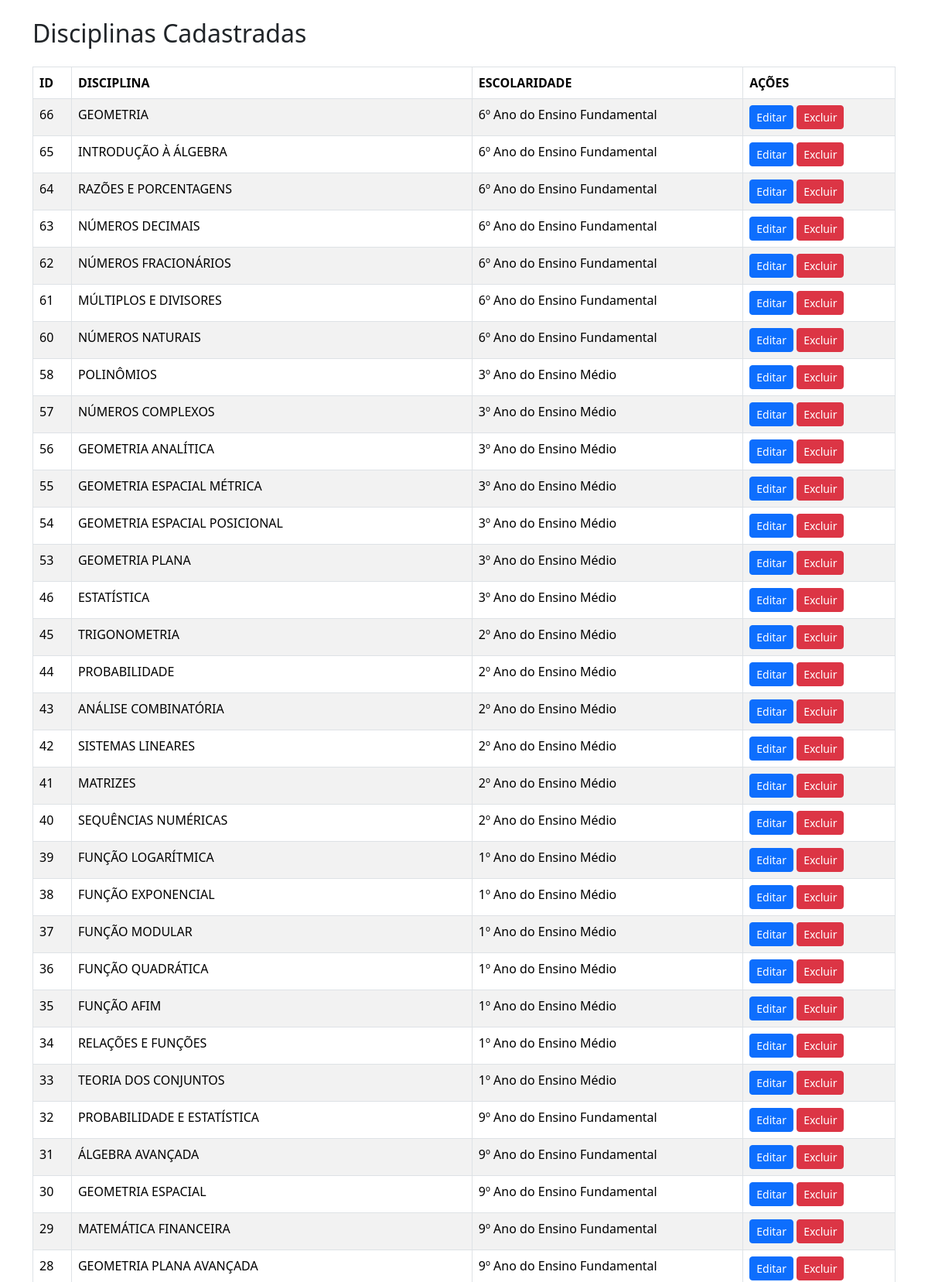
/FORMULÁRIOS/DISCIPLINAS/listar_disciplinas.php (upper part), run on the app's committed database.
### tables this page shows
CREATE TABLE IF NOT EXISTS `disciplinas` (
  `id` int NOT NULL AUTO_INCREMENT,
  `disciplina` varchar(256) NOT NULL,
  `id_escolaridade` int NOT NULL,
  PRIMARY KEY (`id`)
);

CREATE TABLE IF NOT EXISTS `anos_escolaridades` (
  `id` int NOT NULL AUTO_INCREMENT,
  `nome_escolaridade` varchar(256) NOT NULL,
  `id_nivel_ensino` int NOT NULL,
  PRIMARY KEY (`id`)
);

### FORMULÁRIOS/DISCIPLINAS/listar_disciplinas.php (the view, shortened to what this page needs)
<?php
require_once('../../DASHBOARDS/include/connection.php');
$sql_disciplina = "
    SELECT
        d.id,
        d.disciplina,
        ae.nome_escolaridade AS nome_escolaridade
    FROM
        disciplinas d
    JOIN
        anos_escolaridades ae ON d.id_escolaridade = ae.id
    ORDER BY
        d.id DESC
";
$disciplina = $pdo->prepare($sql_disciplina);
$disciplina->execute();
?>
<!DOCTYPE html>
<html lang="en">
<head>
    <link href="https://cdn.jsdelivr.net/npm/bootstrap@5.3.3/dist/css/bootstrap.min.css" rel="stylesheet">
    <link rel="stylesheet" type="text/css" href="https://cdn.datatables.net/2.0.7/css/dataTables.dataTables.min.css">
</head>
<body>
    <section class="container">
        <h2 class="my-4">Disciplinas Cadastradas</h2>
        <table class="table table-striped table-bordered" id="minhaTabela">
            <thead>
                <tr>
                    <th>ID</th>
                    <th>DISCIPLINA</th>
                    <th>ESCOLARIDADE</th>
                    <th>AÇÕES</th>
                </tr>
            </thead>
            <tbody>
                <?php
                while ($disc = $disciplina->fetch(PDO::FETCH_ASSOC)) {
                ?>
                    <tr>
                        <td><?php echo htmlspecialchars($disc['id']); ?></td>
                        <td><?php echo htmlspecialchars($disc['disciplina']); ?></td>
                        <td><?php echo htmlspecialchars($disc['nome_escolaridade']); ?></td>
                        <td>
                            <a class="btn btn-primary btn-sm"
                                href="<?php echo 'editar_disciplinas.php?id=' . $disc['id']; ?>">Editar</a>
                            <a class="btn btn-danger btn-sm"
                                href="<?php echo 'deletar_disciplinas.php?id=' . $disc['id']; ?>">Excluir</a>
                        </td>
                    </tr>
                <?php } ?>
            </tbody>
        </table>
    </section>
</body>
</html>

### data on the page
disciplinas: id "66", disciplina "GEOMETRIA", anos_escolaridades.nome_escolaridade "6º Ano do Ensino Fundamental"
disciplinas: id "65", disciplina "INTRODUÇÃO À ÁLGEBRA", anos_escolaridades.nome_escolaridade "6º Ano do Ensino Fundamental"
disciplinas: id "64", disciplina "RAZÕES E PORCENTAGENS", anos_escolaridades.nome_escolaridade "6º Ano do Ensino Fundamental"
disciplinas: id "63", disciplina "NÚMEROS DECIMAIS", anos_escolaridades.nome_escolaridade "6º Ano do Ensino Fundamental"
disciplinas: id "62", disciplina "NÚMEROS FRACIONÁRIOS", anos_escolaridades.nome_escolaridade "6º Ano do Ensino Fundamental"
disciplinas: id "61", disciplina "MÚLTIPLOS E DIVISORES", anos_escolaridades.nome_escolaridade "6º Ano do Ensino Fundamental"
disciplinas: id "60", disciplina "NÚMEROS NATURAIS", anos_escolaridades.nome_escolaridade "6º Ano do Ensino Fundamental"
disciplinas: id "58", disciplina "POLINÔMIOS", anos_escolaridades.nome_escolaridade "3º Ano do Ensino Médio"
disciplinas: id "57", disciplina "NÚMEROS COMPLEXOS", anos_escolaridades.nome_escolaridade "3º Ano do Ensino Médio"
disciplinas: id "56", disciplina "GEOMETRIA ANALÍTICA", anos_escolaridades.nome_escolaridade "3º Ano do Ensino Médio"
disciplinas: id "55", disciplina "GEOMETRIA ESPACIAL MÉTRICA", anos_escolaridades.nome_escolaridade "3º Ano do Ensino Médio"
disciplinas: id "54", disciplina "GEOMETRIA ESPACIAL POSICIONAL", anos_escolaridades.nome_escolaridade "3º Ano do Ensino Médio"
disciplinas: id "53", disciplina "GEOMETRIA PLANA", anos_escolaridades.nome_escolaridade "3º Ano do Ensino Médio"
disciplinas: id "46", disciplina "ESTATÍSTICA", anos_escolaridades.nome_escolaridade "3º Ano do Ensino Médio"
disciplinas: id "45", disciplina "TRIGONOMETRIA", anos_escolaridades.nome_escolaridade "2º Ano do Ensino Médio"
disciplinas: id "44", disciplina "PROBABILIDADE", anos_escolaridades.nome_escolaridade "2º Ano do Ensino Médio"
disciplinas: id "43", disciplina "ANÁLISE COMBINATÓRIA", anos_escolaridades.nome_escolaridade "2º Ano do Ensino Médio"
disciplinas: id "42", disciplina "SISTEMAS LINEARES", anos_escolaridades.nome_escolaridade "2º Ano do Ensino Médio"
disciplinas: id "41", disciplina "MATRIZES", anos_escolaridades.nome_escolaridade "2º Ano do Ensino Médio"
disciplinas: id "40", disciplina "SEQUÊNCIAS NUMÉRICAS", anos_escolaridades.nome_escolaridade "2º Ano do Ensino Médio"
disciplinas: id "39", disciplina "FUNÇÃO LOGARÍTMICA", anos_escolaridades.nome_escolaridade "1º Ano do Ensino Médio"
disciplinas: id "38", disciplina "FUNÇÃO EXPONENCIAL", anos_escolaridades.nome_escolaridade "1º Ano do Ensino Médio"
disciplinas: id "37", disciplina "FUNÇÃO MODULAR", anos_escolaridades.nome_escolaridade "1º Ano do Ensino Médio"
disciplinas: id "36", disciplina "FUNÇÃO QUADRÁTICA", anos_escolaridades.nome_escolaridade "1º Ano do Ensino Médio"
disciplinas: id "35", disciplina "FUNÇÃO AFIM", anos_escolaridades.nome_escolaridade "1º Ano do Ensino Médio"
disciplinas: id "34", disciplina "RELAÇÕES E FUNÇÕES", anos_escolaridades.nome_escolaridade "1º Ano do Ensino Médio"
disciplinas: id "33", disciplina "TEORIA DOS CONJUNTOS", anos_escolaridades.nome_escolaridade "1º Ano do Ensino Médio"
disciplinas: id "32", disciplina "PROBABILIDADE E ESTATÍSTICA", anos_escolaridades.nome_escolaridade "9º Ano do Ensino Fundamental"
disciplinas: id "31", disciplina "ÁLGEBRA AVANÇADA", anos_escolaridades.nome_escolaridade "9º Ano do Ensino Fundamental"
disciplinas: id "30", disciplina "GEOMETRIA ESPACIAL", anos_escolaridades.nome_escolaridade "9º Ano do Ensino Fundamental"
disciplinas: id "29", disciplina "MATEMÁTICA FINANCEIRA", anos_escolaridades.nome_escolaridade "9º Ano do Ensino Fundamental"
disciplinas: id "28", disciplina "GEOMETRIA PLANA AVANÇADA", anos_escolaridades.nome_escolaridade "9º Ano do Ensino Fundamental"
